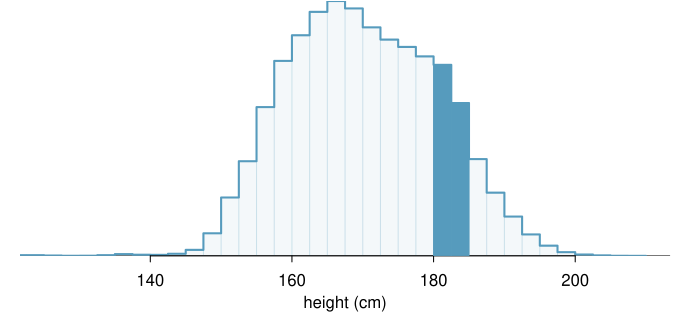

Source code (R):
library(openintro)
data(COL)

# _____ Load Data Set From fdicHistograms _____ #
load("../fdicHistograms/fdicHistograms.rda")

BR      <- list()
MIDS    <- br[-1] - 0.25
BR[[1]] <- seq(110, 210, 10)
BR[[2]] <- seq(115, 210, 2.5)
COUNTS  <- list()
for (i in 1:2) {
  COUNTS[[i]] <- rep(0, length(BR[[i]])-1)
  for (j in 1:(length(BR[[i]])-1)) {
    these <- apply(cbind(MIDS < BR[[i]][j + 1],
                         MIDS >= BR[[i]][j]),
                   1,
                   all)
    if (any(these)) {
      COUNTS[[i]][j] <- sum(counts[these])
    }
  }
}

histTemp <- function(
    BR, COUNTS, col = fadeColor(COL[1], "10"),
    border = COL[1,4], probability = FALSE,
    xlab = '', ylab = NULL,
    xlim = NULL, ylim = NULL,
    ...) {
  br <- BR
  h  <- COUNTS
  if (probability) {
    h <- h / sum(h) / diff(br)
  }
  if (is.null(ylab)) {
    ylab <- 'frequency'
    if (probability) {
      ylab <- 'probability'
    }
  }
  if (is.null(xlim)[1]) {
    xR <- range(br)
    xlim <- xR + c(-0.05, 0.05) * diff(xR)
  }
  if (is.null(ylim)[1]) {
    ylim <- range(c(0,h))
  }
  plot(-1, -1,
       xlab = xlab,
       ylab = ylab,
       xlim = xlim,
       ylim = ylim,
       type = 'n',
       ...)
  abline(h = 0)
  lines(c(br[1], br[1]), c(0, h[1]), col = border)
  for (i in 1:length(h)) {
    if (i > 1) {
      if (h[i] > h[i - 1]) {
        lines(rep(br[i], 2), h[c(i - 1, i)], col = border)
      }
    }
    lines(br[i + 0:1], rep(h[i], 2), col = border)
    lines(rep(br[i + 1], 2), c(0, h[i]), col = border)
    rect(br[i], 0, br[i + 1], h[i],
         col = col,
         border = '#00000000')
  }
}


myPDF('usHeightsHist180185.pdf', 6.9, 3.1625,
      mar = c(3, 1, 0.1, 1),
      mgp = c(1.8, 0.7, 0))
histTemp(BR[[2]],
         COUNTS[[2]],
         xlim = c(125, 210),
         axes = FALSE,
         xlab = 'height (cm)',
         yaxs="i",
         probability = FALSE)
lines(BR[[i]],
      c(COUNTS[[i]], 0),
      type = 's',
      col = COL[1],
      lwd = 2)
axis(1)
rect(BR[[2]][27], 0,
     BR[[2]][28], COUNTS[[2]][27],
     col = COL[1],
     border = COL[1])
rect(BR[[2]][28], 0,
     BR[[2]][29], COUNTS[[2]][28],
     col = COL[1],
     border = COL[1])
dev.off()
